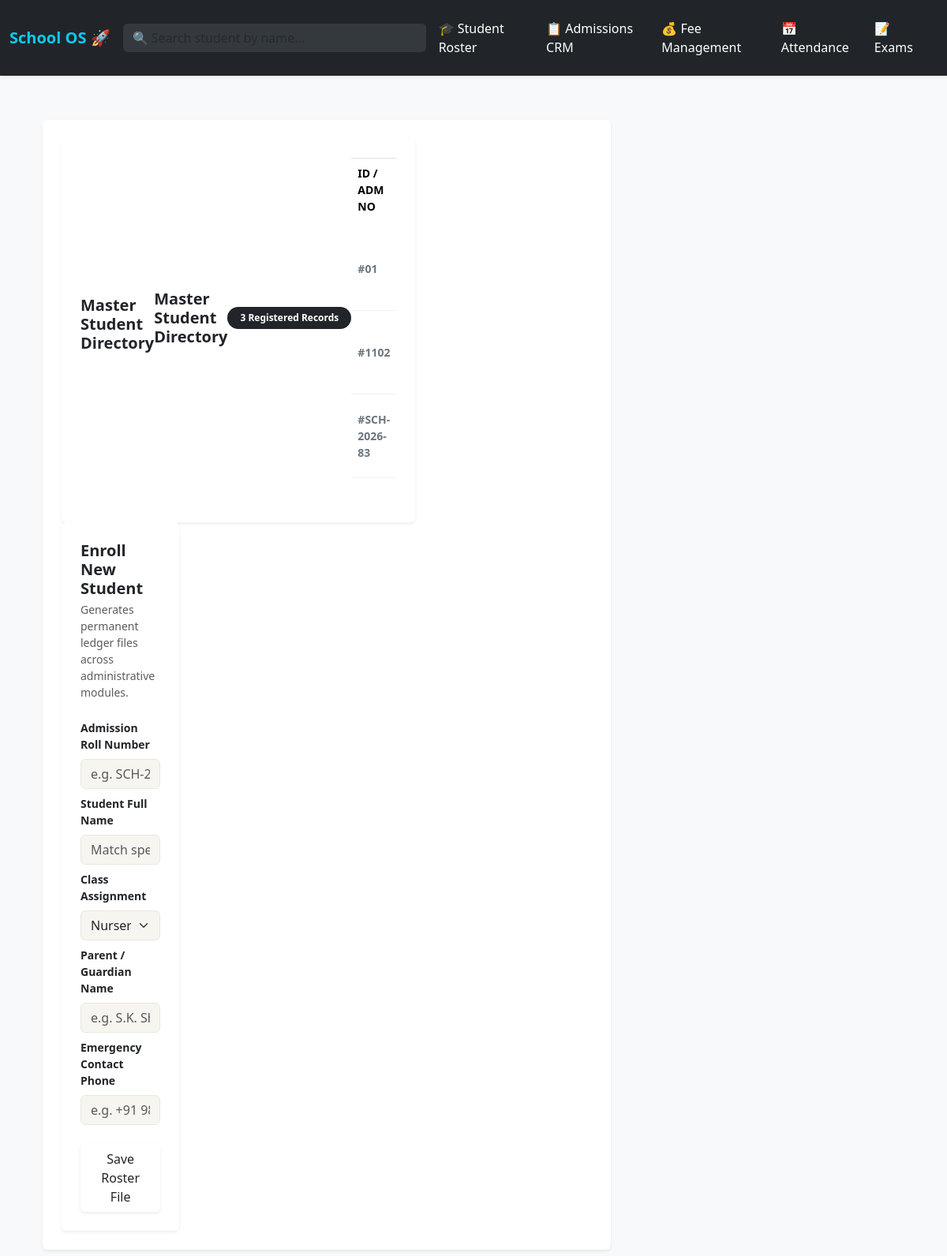
The page /students/ on the database its author committed.
### app/models.py (models this page shows, shortened)
class Student(db.Model):
    __tablename__ = 'students'
    id = db.Column(db.Integer, primary_key=True)
    admission_no = db.Column(db.String(20), unique=True, nullable=False)
    full_name = db.Column(db.String(100), nullable=False)
    target_class = db.Column(db.String(50), nullable=False)
    parent_name = db.Column(db.String(100), nullable=False)
    parent_phone = db.Column(db.String(15), nullable=False)
    status = db.Column(db.String(20), default='Active') # Active, Graduated, Suspended
    enrolled_at = db.Column(db.DateTime, default=datetime.utcnow)

### app/modules/students.py (the view)
@students_bp.route('/')
def directory():
    search_query = request.args.get('search', '').strip()
    if search_query:
        all_students = Student.query.filter(Student.full_name.ilike(f"%{search_query}%")).all()
    else:
        all_students = Student.query.order_by(Student.admission_no.asc()).all()
    total_enrolled = len(all_students)
    return render_template('students/directory.html', students=all_students, total=total_enrolled, search_query=search_query)

### app/templates/students/directory.html (shortened to what this page needs)
{% extends "base.html" %}
{% block content %}
<div class="container-fluid py-2">
    <div class="row g-4">
        <div class="col-lg-8">
            <div class="card p-4 border-0 shadow-sm">
                <div class="col-lg-8">
    <div class="card p-4 border-0 shadow-sm">
        <div class="d-flex justify-content-between align-items-center mb-3">
            <h5 class="fw-bold text-dark mb-0">Master Student Directory</h5>
                <div class="d-flex justify-content-between align-items-center mb-3">
                    <h5 class="fw-bold text-dark mb-0">Master Student Directory</h5>
                    <span class="badge bg-dark px-3 py-2 rounded-pill">{{ total }} Registered Records</span>
                </div>
                <div class="table-responsive">
                    <table class="table table-borderless align-middle border-top pt-2">
                        <thead>
                            <tr class="text-muted small text-uppercase">
                                <th class="pb-3">ID / Adm No</th>
                            </tr>
                        </thead>
                        <tbody>
                            {% for student in students %}
                            <tr class="border-bottom" style="border-color: #F4F1EA !important;">
                                <td class="py-3 mono small fw-bold text-secondary">#{{ student.admission_no }}</td>
                            </tr>
                            {% else %}
                            <tr>
                                <td colspan="5" class="text-center text-muted py-5">No students registered in the master directory yet.</td>
                            </tr>
                            {% endfor %}
                        </tbody>
                    </table>
                </div>
            </div>
        </div>
        <div class="col-lg-4">
            <div class="card p-4 border-0 shadow-sm">
                <h5 class="fw-bold mb-1 text-dark">Enroll New Student</h5>
                <p class="text-muted small mb-4">Generates permanent ledger files across administrative modules.</p>
                <form action="{{ url_for('students.register_student') }}" method="POST">
                    <div class="mb-2">
                        <label class="form-label small fw-semibold">Admission Roll Number</label>
                        <input type="text" name="admission_no" class="form-control" style="background-color: #F7F5F0; border: 1px solid #EBE7DF;" placeholder="e.g. SCH-2026-001" required>
                    </div>
                    <div class="mb-2">
                        <label class="form-label small fw-semibold">Student Full Name</label>
                        <input type="text" name="full_name" class="form-control" style="background-color: #F7F5F0; border: 1px solid #EBE7DF;" placeholder="Match spelling exactly across modules" required>
                    </div>
                    <div class="mb-2">
                        <label class="form-label small fw-semibold">Class Assignment</label>
                        <select name="target_class" class="form-select" style="background-color: #F7F5F0; border: 1px solid #EBE7DF;" required>
                            <option value="Nursery / KG">Nursery / KG</option>
                        </select>
                    </div>
                    <div class="mb-2">
                        <label class="form-label small fw-semibold">Parent / Guardian Name</label>
                        <input type="text" name="parent_name" class="form-control" style="background-color: #F7F5F0; border: 1px solid #EBE7DF;" placeholder="e.g. S.K. Sharma" required>
                    </div>
                    <div class="mb-4">
                        <label class="form-label small fw-semibold">Emergency Contact Phone</label>
                        <input type="tel" name="parent_phone" class="form-control" style="background-color: #F7F5F0; border: 1px solid #EBE7DF;" placeholder="e.g. +91 98765 43210" required>
                    </div>
                    <button type="submit" class="btn btn-olive w-100 py-2.5 shadow-sm">Save Roster File</button>
                </form>
            </div>
        </div>
    </div>
</div>
{% endblock %}

### rows shown on the page
Student: admission_no "01"
Student: admission_no "1102"
Student: admission_no "SCH-2026-83"

### other values the page prints
{{ total }} "3"
